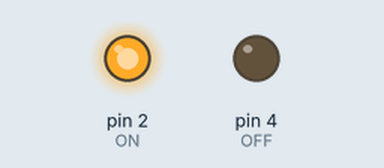
This sketch was run on a simulated Arduino Uno, built with avr-gcc and run on an emulated ATmega328P. Shown: output pins drawn as LEDs (lit = HIGH).

Above: at 1.5 s.
At 4.5 s:
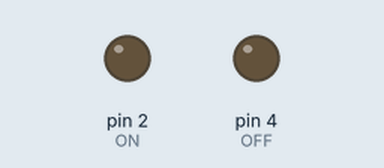
At 7.5 s:
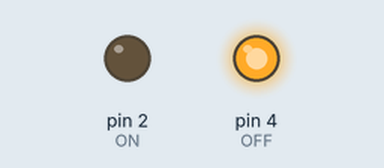
Timing chart, 0 to 11.7 s (numbered marks = the images above):
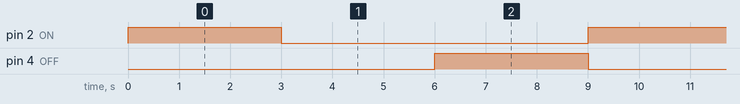

The sketch:

transistor_test.ino
```cpp
#define ON 2
#define OFF 4

void setup() {
pinMode(ON,OUTPUT);
pinMode(OFF,OUTPUT);
}

void loop() {
  digitalWrite(ON,HIGH);
  digitalWrite(OFF,LOW);
  delay(3000);
  digitalWrite(OFF,LOW);
  digitalWrite(ON,LOW);
  delay(3000);
  digitalWrite(OFF,HIGH);
  delay(3000);
}
```

Measured:
- by itself, pin 2 (ON), pin 4 (OFF): alternates HIGH for 3.0 s and LOW for 6.0 s
- by itself, everything shown: repeats every 9.0 s, in 3 steps
